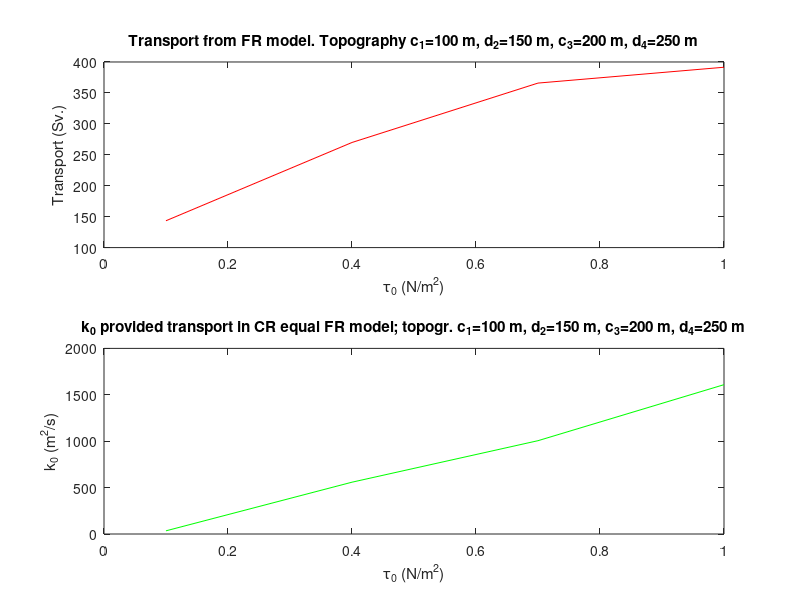

Recreate this plot in MATLAB.


   clear all
   close all
   clc
 
  G1=[0.1   0.4      0.7   1.0];%wind stress
TRAN=[143.4 269.9   365.9 391.5];%transport from FR model
 kkk=[34.3  558.3   1005.5 1609.0];%k_0
subplot(2,1,1)
plot(G1,TRAN,'r')

title('Transport from FR model. Topography c_1=100 m, d_2=150 m, c_3=200 m, d_4=250 m')
x1=xlabel('\tau_0 (N/m^2)')
y1=ylabel('Transport (Sv.)')
hold on
subplot(2,1,2)
plot(G1,kkk,'g')
hold on

title('k_0 provided transport in CR equal FR model; topogr. c_1=100 m, d_2=150 m, c_3=200 m, d_4=250 m')
x1=xlabel('\tau_0 (N/m^2)')
y1=ylabel('k_0 (m^2/s)')
